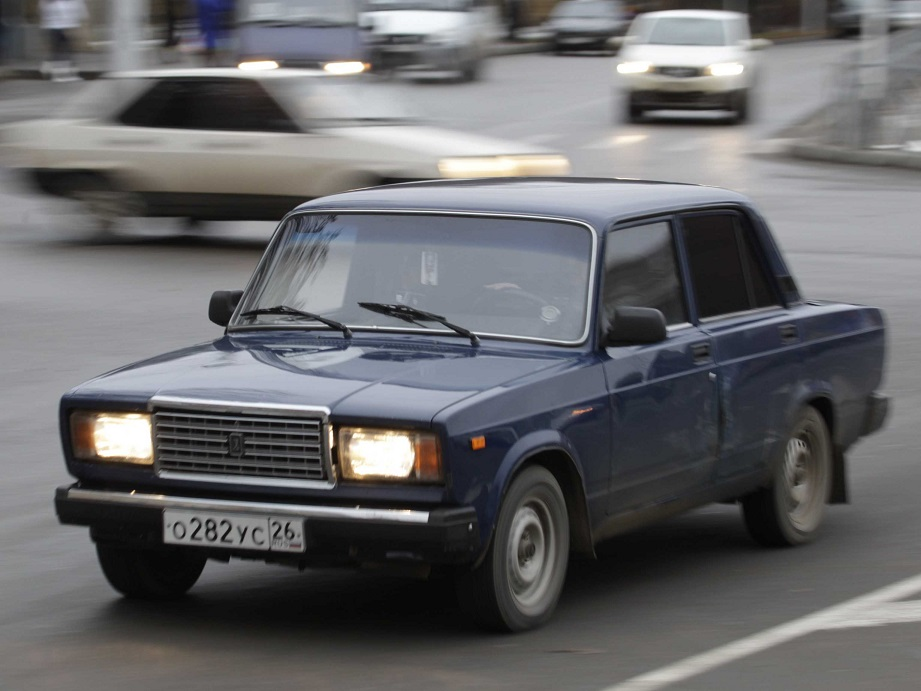
#> input picture images/r1.jpg, 921 x 691 px
$ python -i BluePlate.py   (imports and definitions only)
#> lines starting #> are read from the running program, lines starting #| are printed output that depends on the picture; after the words box and inside, x2 and y2 are one past the last pixel; in counts of white or black regions, pixels touching at a corner belong together
# Ali Eren Sevinc
# BluePlate Car Plate Recognition Application

# Libraries for image processing
import numpy as np
import cv2

# Libraries for GUI
from Tkinter import Tk
import Tkinter as tk

# Library for selecting images
from tkFileDialog import askopenfilename

# Libraries for OCR operations
from PIL import Image
import pytesseract

# License plate template
plate_cascade = cv2.CascadeClassifier('./haarcascades/haarcascade_russian_plate_number.xml')

# Function for saving license plates
def savePlate():

    # Choose the file
    Tk().withdraw()
    filelocation = askopenfilename()
#> the answer given: images/r1.jpg
    filename = filelocation.split('/images/')   # Get the name of the image

    # Take image make it B&W
    img = cv2.imread(filelocation)
#> img is the input picture: shape (691, 921, 3); mean B, G, R 106.7, 104.4, 104.2
    gray = cv2.cvtColor(img, cv2.COLOR_BGR2GRAY)
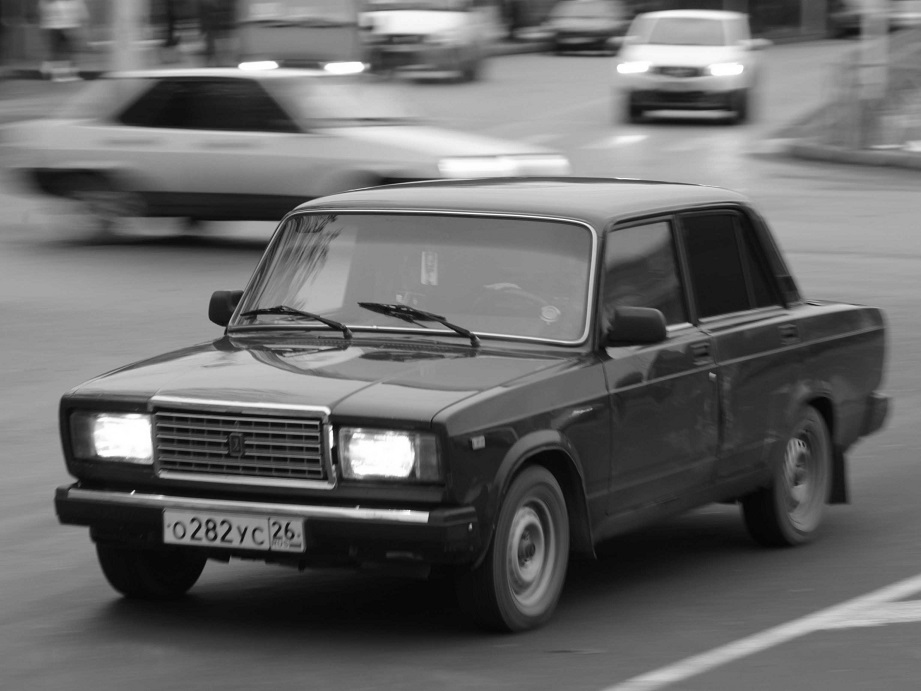
#> gray: shape (691, 921); min 4, max 255, mean 104.6

    # .detectMultiScale(image, scaleFactor, minNeighbors)
    # scaleFactor > Parameter specifying how much the image size is reduced at each image scale.
    # minNeighbors > Parameter specifying how many neighbors each candidate rectangle should have to retain it.
    plates = plate_cascade.detectMultiScale(gray, 1.3, 5)
#> plates = [[149, 501, 171, 57]]

    # In the license plates you found
    # (x location, y location, width, height)
    for(x,y,w,h) in plates:
        cv2.rectangle(img, (x,y), (x+w,y+h),(255,0,0), 2)   # Draw a blue rectangle as big as the plate
        roi_gray = gray[y:y+h, x:x+w]                       # Region of image > License Plate
        roi_color = img[y:y+h, x:x+w]                       # Get the same region in original image

        crop_img = img[y:y+h, x:x+w]                            # Now our license plate is in crop_img
        crop_img = cv2.cvtColor(crop_img, cv2.COLOR_BGR2GRAY)   # Turn our license plate to B&W
        crop_img = cv2.adaptiveThreshold(crop_img, 255, cv2.ADAPTIVE_THRESH_GAUSSIAN_C,\
                                     cv2.THRESH_BINARY,45,6)    # Apply thresholding
#> this loop made 1 pass
#> pass 1, in savePlate, `roi_gray = gray[y:y+h, x:x+w]`:
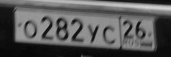
#> roi_gray: shape (57, 171); min 6, max 214, mean 87
#> pass 1, in savePlate, `roi_color = img[y:y+h, x:x+w]`:
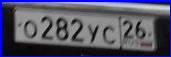
#> roi_color: shape (57, 171, 3); mean B, G, R 100.5, 82.6, 82.9
#> pass 1, in savePlate, `crop_img = cv2.cvtColor(crop_img, cv2.COLOR_BGR2GRAY)`:
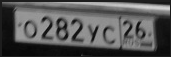
#> crop_img: shape (57, 171); min 6, max 214, mean 84.7
#> pass 1, in savePlate, `crop_img = cv2.adaptiveThreshold(crop_img, 255, cv2.ADAPTIVE_THRESH_GA..`:
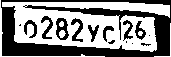
#> crop_img: shape (57, 171); 53.4% white; 15 black regions (6 under 20 px), largest, box (x1, y1, x2, y2) and area: (1, 0, 171, 57) 3630, (56, 18, 69, 40) 163, (71, 18, 83, 42) 134
#> after the loop:
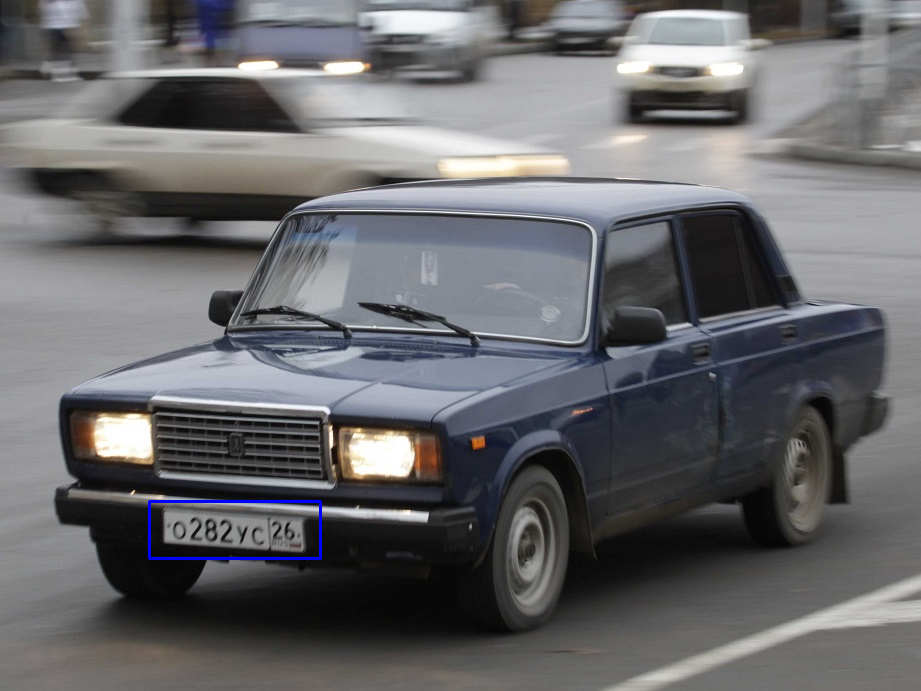
#> img: shape (691, 921, 3); 0.21% of pixels changed, all inside (x1, y1, x2, y2) = (148, 500, 322, 560)

    cv2.imshow('image', img)        # Show the original image
    cv2.imshow('plate', crop_img)   # Show the thresholded license plate
#> (the run stopped early here; a loop or call above may not have finished)
